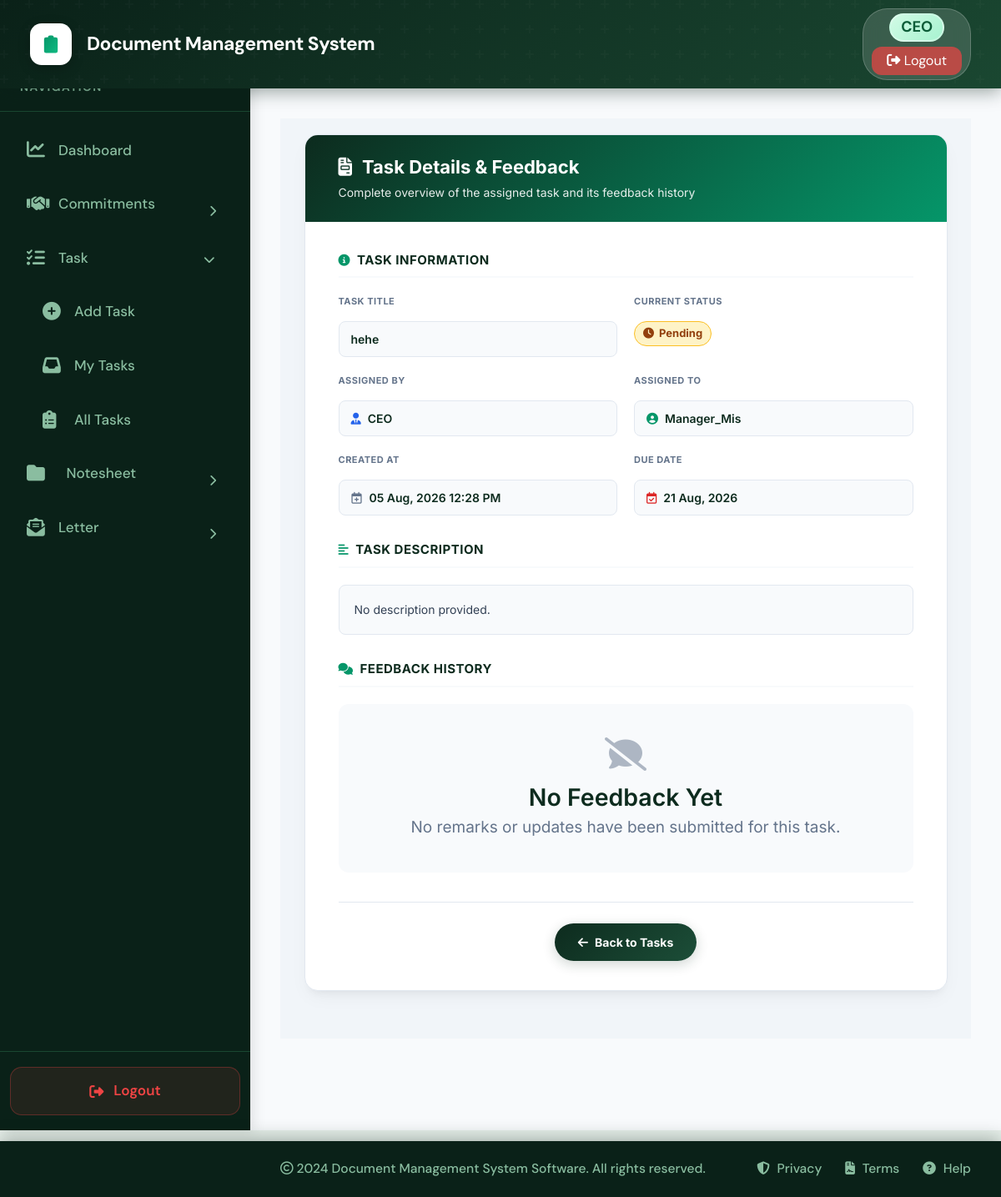
The app's page /task/feedbacks/72/ (signed in), older data.
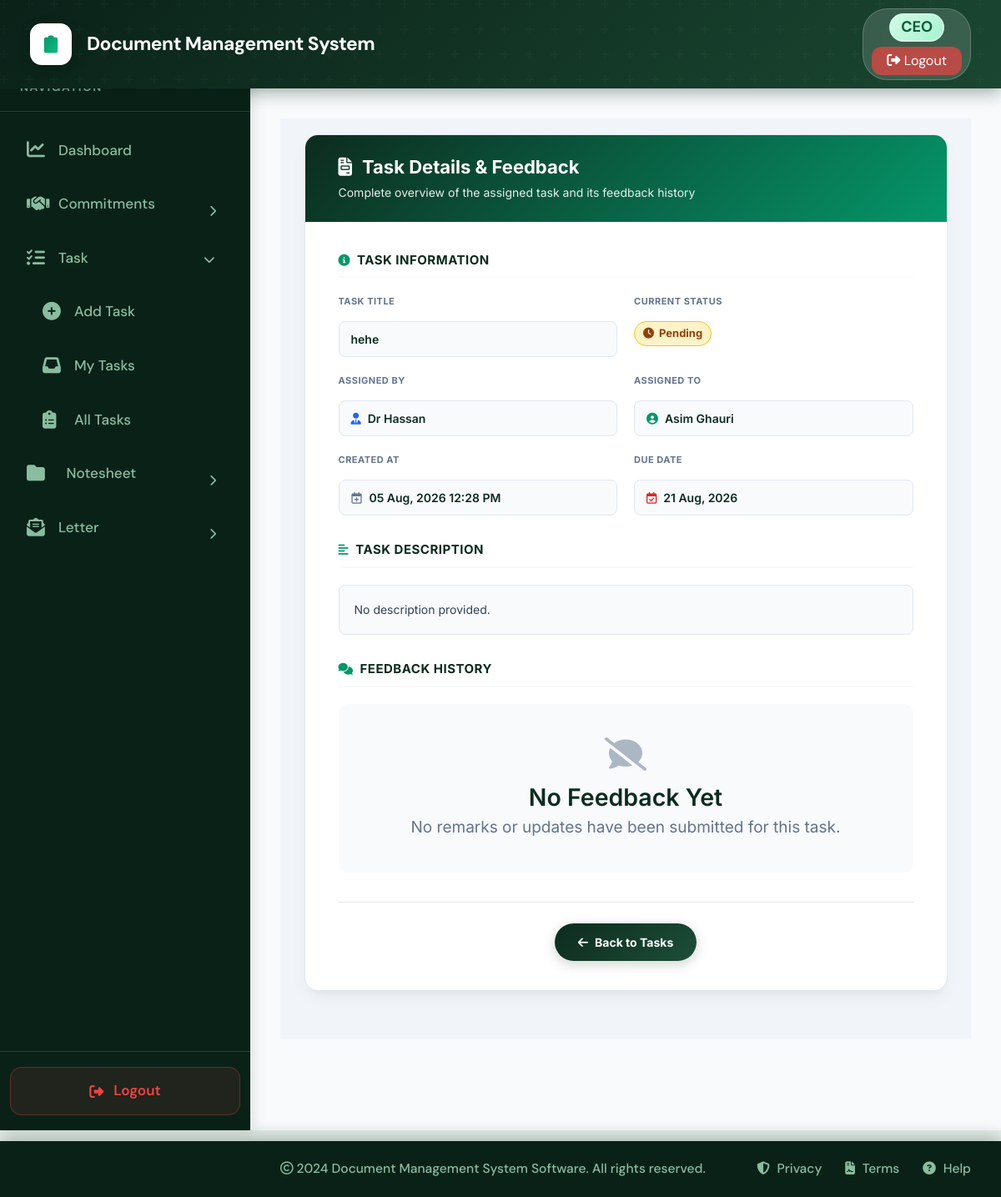
The same page, newer data.
### core/models.py (models this page shows, shortened)
class Task(models.Model):
    STATUS_CHOICES = (
        ('Pending', 'Pending'),
        ('In Progress', 'In Progress'),
        ('Seen', 'Seen'),
        ('Completed', 'Completed'),
    )
    file = models.ForeignKey(File, on_delete=models.CASCADE, related_name='tasks', null=True, blank=True)
    title = models.CharField(max_length=200)
    description = models.TextField(blank=True, null=True)
    assigned_by = models.ForeignKey(User, on_delete=models.CASCADE, related_name="tasks_assigned")
    assigned_to = models.ForeignKey(User, on_delete=models.SET_NULL, null=True, blank=True, related_name="tasks_received")
    current_handler_role = models.CharField(max_length=50, default="Manager")
    due_date = models.DateField(blank=True, null=True)
    status = models.CharField(max_length=20, choices=STATUS_CHOICES, default='Pending')
    is_seen = models.BooleanField(default=False)
    seen_at = models.DateTimeField(null=True, blank=True)
    created_at = models.DateTimeField(auto_now_add=True)
    class Meta:
        ordering = ['-created_at']

### core/views.py (the view)
# urls.py: path('task/feedbacks/<int:task_id>/', views.task_feedback_detail_view, name='task_feedback_detail'),
@login_required
def task_feedback_detail_view(request, task_id):
    task = get_object_or_404(Task, id=task_id)
    role = getattr(request.user.profile, 'role', '')
    if not (task.assigned_to == request.user or task.assigned_by == request.user or role in ['CEO', 'PS']):
        return HttpResponseForbidden("You are not authorized to view feedbacks for this task.")
    remarks = task.remarks.all().order_by('created_at')
    return render(request, 'task_feedback_detail.html', {
        'task': task,
        'remarks': remarks,
        'user_role': role
    })

### core/context_processors.py (called while the page is built)
def unread_notesheets(request):
    if request.user.is_authenticated:
        notesheets_count = Notesheet.objects.filter(
            current_holder=request.user,
            is_seen=False
        ).count()
        return {
            'unread_notesheets_count': notesheets_count,
        }
    return {
        'unread_notesheets_count': 0,
    }

def notifications_processor(request):
    if request.user.is_authenticated:
        unread_notifications = Notification.objects.filter(recipient=request.user, is_read=False)[:5]
        unread_count = Notification.objects.filter(recipient=request.user, is_read=False).count()
        return {
            'unread_notifications': unread_notifications,
            'unread_notifications_count': unread_count
        }
    return {}

### core/templates/task_feedback_detail.html (shortened to what the changed rows need)
{% extends 'base.html' %}
{% load file_extras %}
{% block content %}
<div class="form-page-container">
    <div class="form-card">
        <div class="form-header">
            <h2><i class="fas fa-file-invoice"></i> Task Details & Feedback</h2>
        </div>
        <div class="form-body">
            <div class="section-title"><i class="fas fa-info-circle"></i> Task Information</div>
            <div class="form-grid">
                <div class="form-group">
                    <span class="form-label">Task Title</span>
                    <div class="form-value">{{ task.title }}</div>
                </div>
                <div class="form-group">
                    <div class="form-value" style="background: transparent; border: none; padding: 0;">
                        <span class="status-badge status-{{ task.status|slugify }}">
                            <i class="fas {% if task.status == 'Completed' %}fa-check-circle{% elif task.status == 'In Progress' %}fa-spinner{% else %}fa-clock{% endif %}"></i>
                            {{ task.status }}
                        </span>
                    </div>
                </div>
                <div class="form-group">
                    <span class="form-label">Assigned By</span>
                    <div class="form-value"><i class="fas fa-user-tie" style="color: #2563eb;"></i> {{ task.assigned_by.get_full_name|default:task.assigned_by.username }}</div>
                </div>
                <div class="form-group">
                    <span class="form-label">Assigned To</span>
                    <div class="form-value"><i class="fas fa-user-circle" style="color: #059669;"></i> {{ task.assigned_to.get_full_name|default:task.assigned_to.username }}</div>
                </div>
                <div class="form-group">
                    <span class="form-label">Created At</span>
                    <div class="form-value"><i class="far fa-calendar-plus" style="color: #64748b;"></i> {{ task.created_at|date:"d M, Y h:i A" }}</div>
                </div>
                <div class="form-group">
                    <span class="form-label">Due Date</span>
                    <div class="form-value"><i class="far fa-calendar-check" style="color: #dc2626;"></i> {{ task.due_date|date:"d M, Y"|default:"Not Set" }}</div>
                </div>
            </div>
            <div class="section-title"><i class="fas fa-align-left"></i> Task Description</div>
            <div class="form-value-desc">{{ task.description|default:"No description provided." }}</div>
            <div class="section-title"><i class="fas fa-comments"></i> Feedback History</div>
            {% if remarks %}
                <div class="feedback-list">
                    {% for remark in remarks %}
                    <div class="feedback-card">
                        <div class="feedback-card-header">
                            <div class="fb-user">
                                <div class="fb-avatar">{{ remark.manager.username|slice:":1"|upper }}</div>
                                <div>
                                    <span class="fb-name">{{ remark.manager.get_full_name|default:remark.manager.username }}</span>
                                    <span class="fb-role">{{ remark.manager.profile.role|default:"Staff" }}</span>
                                </div>
                            </div>
                            <div style="display:flex; flex-direction:column; align-items:flex-end; gap:6px;">
                                <span class="fb-action">
                                    {% if remark.action_taken == 'approve' %}
                                        <i class="fas fa-check" style="color: #059669;"></i> Completed
                                    {% else %}
                                        <i class="fas fa-spinner" style="color: #2563eb;"></i> In Progress
                                    {% endif %}
                                </span>
                                <span class="fb-date"><i class="far fa-clock"></i> {{ remark.get_formatted_time }}</span>
                            </div>
                        </div>
                        <div class="fb-content">{{ remark.feedback }}</div>
                        {% if remark.attachments.all %}
                        <div style="margin-top: 15px; padding-top: 15px; border-top: 1px dashed var(--form-border);">
                            <span class="form-label" style="display:block; margin-bottom: 10px;">Attachments</span>
                            <div class="fb-attachments">
                                {% for att in remark.attachments.all %}
                                    <a href="{{ att.file.url }}" class="attachment-pill" target="_blank">
                                        <i class="{{ att.file|file_icon }}"></i> {{ att.file|file_name }}
                                    </a>
                                {% endfor %}
                            </div>
                        </div>
                        {% elif remark.attachment_1 or remark.attachment_2 or remark.attachment_3 %}
                        <div style="margin-top: 15px; padding-top: 15px; border-top: 1px dashed var(--form-border);">
                            <span class="form-label" style="display:block; margin-bottom: 10px;">Attachments</span>
                            <div class="fb-attachments">
                                {% if remark.attachment_1 %}
                                    <a href="{{ remark.attachment_1.url }}" class="attachment-pill" target="_blank">
                                        <i class="{{ remark.attachment_1|file_icon }}"></i> {{ remark.attachment_1|file_name }}
                                    </a>
                                {% endif %}
                                {% if remark.attachment_2 %}
                                    <a href="{{ remark.attachment_2.url }}" class="attachment-pill" target="_blank">
                                        <i class="{{ remark.attachment_2|file_icon }}"></i> {{ remark.attachment_2|file_name }}
                                    </a>
                                {% endif %}
                                {% if remark.attachment_3 %}
                                    <a href="{{ remark.attachment_3.url }}" class="attachment-pill" target="_blank">
                                        <i class="{{ remark.attachment_3|file_icon }}"></i> {{ remark.attachment_3|file_name }}
                                    </a>
                                {% endif %}
                            </div>
                        </div>
                        {% endif %}
                    </div>
                    {% endfor %}
                </div>
            {% else %}
                <div style="text-align:center; padding: 40px; background: var(--form-bg); border-radius: 12px; color: var(--form-text-muted);">
                    <i class="fas fa-comment-slash" style="font-size: 40px; margin-bottom: 15px; opacity: 0.5;"></i>
                    <h4 style="margin:0; font-weight:600; color:var(--form-dark);">No Feedback Yet</h4>
                    <p style="margin:5px 0 0;">No remarks or updates have been submitted for this task.</p>
                </div>
            {% endif %}
            <div class="back-action-container">
                <a href="{% url 'all_tasks' %}" class="btn-back-modern">
                </a>
            </div>
        </div>
    </div>
</div>
{% endblock %}

Row changes from the older to the newer data that the page shows:
changed through a linked row, Task "hehe": assigned_by.get_full_name "CEO" → "Dr Hassan"; assigned_to.get_full_name "Manager_Mis" → "Asim Ghauri"
